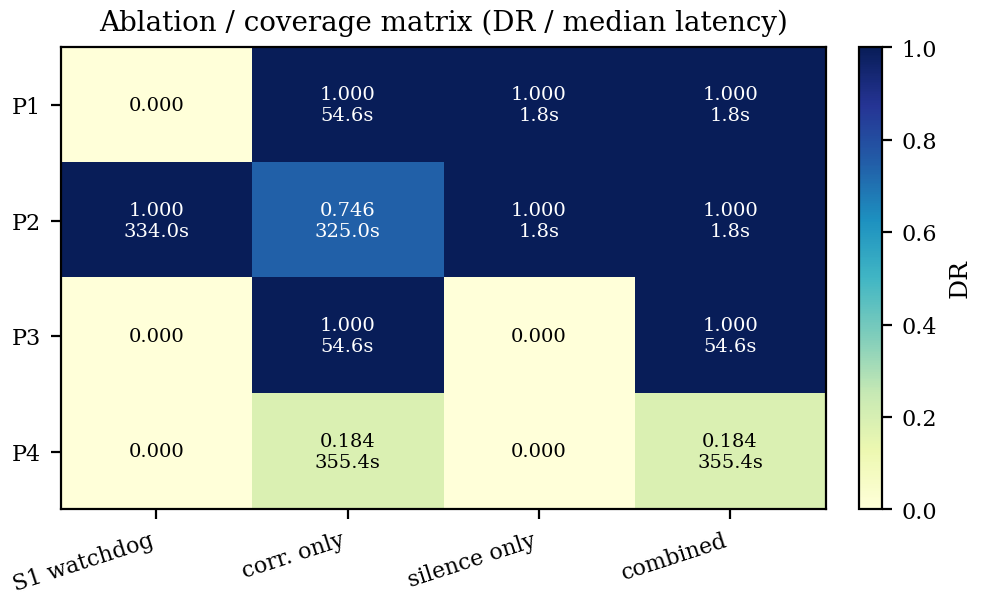

The Python source for this figure:
# -*- coding: utf-8 -*-
"""Ablation / coverage matrix (paper03 fig:ablation)."""
from __future__ import annotations

import os
import sys

import matplotlib.pyplot as plt
import numpy as np

HERE = os.path.dirname(os.path.abspath(__file__))
sys.path.insert(0, HERE)

from _style import apply_style, load, save  # noqa: E402


def main():
    apply_style()
    a = load()["ablation"]
    mat = np.array(a["dr"], dtype=float)
    fig, ax = plt.subplots(figsize=(5.4, 3.0))
    im = ax.imshow(mat, cmap="YlGnBu", vmin=0, vmax=1, aspect="auto")
    ax.set_xticks(range(4))
    ax.set_xticklabels(a["channel_labels"], rotation=18, ha="right")
    ax.set_yticks(range(4))
    ax.set_yticklabels(a["attacks"])
    for i in range(4):
        for j in range(4):
            val = mat[i, j]
            lat = a["latency_median_s"][i][j]
            txt = f"{val:.3f}"
            if lat is not None:
                txt += f"\n{lat:.1f}s"
            ax.text(j, i, txt, ha="center", va="center", fontsize=7,
                    color="white" if val > 0.55 else "black")
    cbar = fig.colorbar(im, ax=ax, fraction=0.046, pad=0.04)
    cbar.set_label("DR")
    ax.set_title("Ablation / coverage matrix (DR / median latency)")
    save(fig, "fig_ablation.pdf")


if __name__ == "__main__":
    main()
